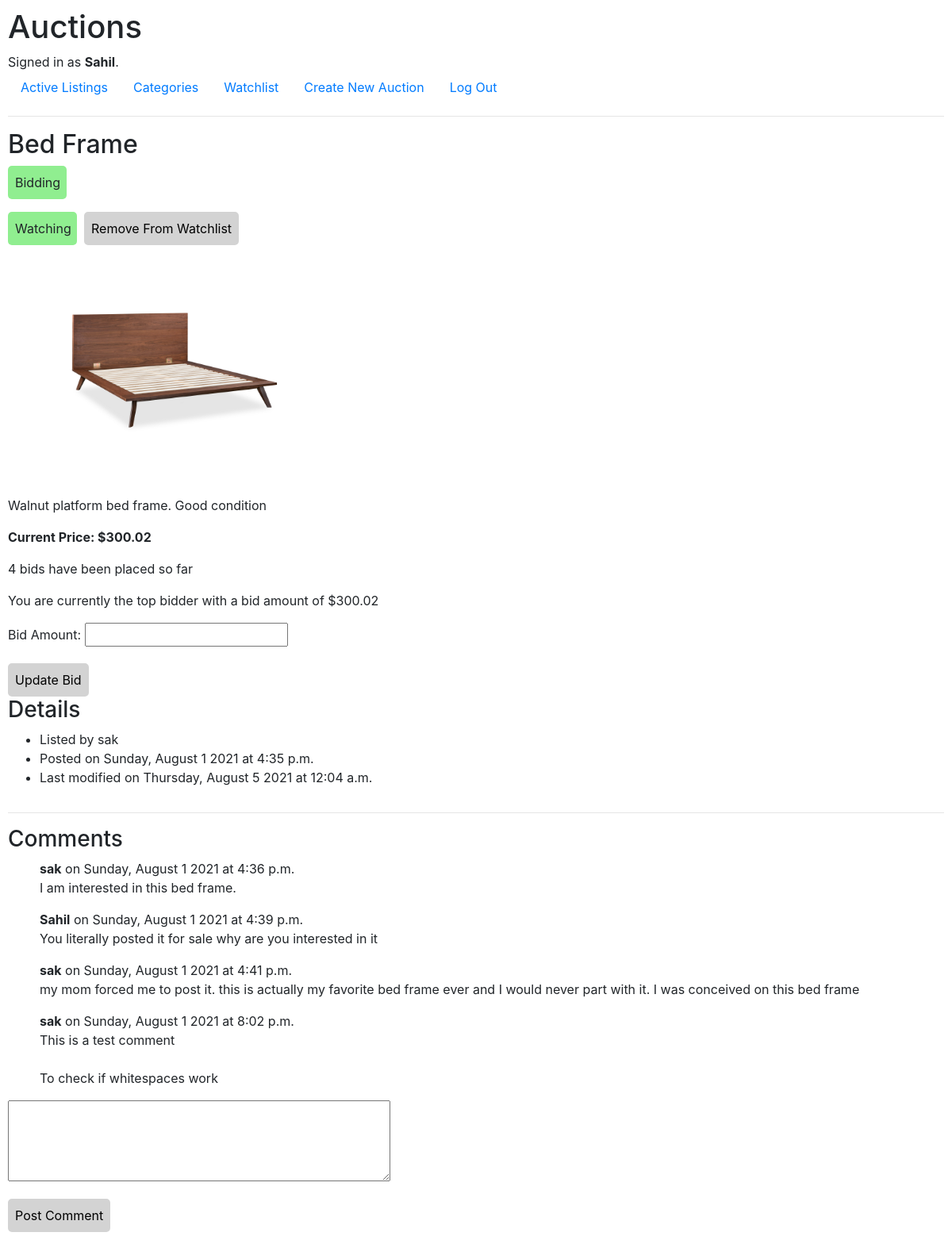
The page /auction/9 (signed in) on the database its author committed.
### auctions/models.py (models this page shows, shortened)
class User(AbstractUser):
    watching = ManyToManyField(
        'AuctionItem',
        blank=True,
        related_name='watched_by'
    )

class AuctionItem(models.Model):
    title = models.CharField(max_length=64)
    description = models.TextField()
    current_price = models.DecimalField(max_digits=8, decimal_places=2)
    item_image = models.ImageField(
        upload_to=get_image_path,
        default='default.png'
    )
    category = models.ForeignKey(
        Category,
        on_delete=models.SET_NULL,
        blank=True,
        null=True,
        related_name='auction_items'
    )
    creator = models.ForeignKey(
        User,
        on_delete=models.CASCADE,
        related_name='auctions_created'
    )
    is_active = models.BooleanField(default=True)
    winner = models.ForeignKey(
        User,
        on_delete=models.SET_NULL,
        blank=True,
        null=True,
        related_name='auctions_won'
    )
    creation_date = models.DateTimeField(auto_now_add=True)
    closing_date = models.DateTimeField(blank=True, null=True)
    last_modified = models.DateTimeField(auto_now=True)
    def get_highest_bid(self):
        return self.bids.latest('creation_date')

class Bid(models.Model):
    creator = models.ForeignKey(
        User,
        on_delete=models.CASCADE,
        related_name='bids'
    )
    auction_item = models.ForeignKey(
        AuctionItem,
        on_delete=models.CASCADE,
        related_name='bids'
    )
    price = models.DecimalField(max_digits=8, decimal_places=2)
    creation_date = models.DateTimeField(auto_now_add=True)

class Comment(models.Model):
    text = models.TextField()
    creator = models.ForeignKey(
        User,
        on_delete=models.CASCADE,
        related_name='comments'
    )
    parent_auction = models.ForeignKey(
        AuctionItem,
        on_delete=models.CASCADE,
        related_name='comments'
    )
    parent_comment = models.ForeignKey(
        'self',
        null=True,
        on_delete=models.CASCADE,
        related_name='children'
    )
    creation_date = models.DateTimeField(auto_now_add=True)

### auctions/views.py (the view)
# urls.py: path("auction/<int:id>", views.auction_view, name="auction_view"),
def auction_view(request, id):
    if request.method == 'POST':
        auction_item = AuctionItem.objects.get(pk=id)
        bid_form = BidForm(request.POST, old_price=auction_item.current_price)
        if bid_form.is_valid():
            bid = bid_form.save(commit=False)
            bid.creator = request.user
            bid.auction_item = auction_item
            bid.save()
            new_price = bid.price
            updated_rows = AuctionItem.objects.filter(
                id=id).update(current_price=new_price)
            return render(request, "auctions/auction_view.html", {
                'auction_item': AuctionItem.objects.get(pk=id),
                'bid_form': bid_form,
                'total_bids': AuctionItem.objects.get(pk=id).bids.count(),
                'success_message': "Bid created successfully.",
                'comment_form': CommentForm()
            })
        else:
            return render(request, "auctions/auction_view.html", {
                'auction_item': auction_item,
                'bid_form': bid_form,
                'total_bids': AuctionItem.objects.get(pk=id).bids.count(),
                'error_message': "Error placing bid.",
                'comment_form': CommentForm()
            })
    else:
        auction_items_queryset = AuctionItem.objects.filter(pk=id)
        if auction_items_queryset.exists():
            auction_item = auction_items_queryset.first()
            return render(request, "auctions/auction_view.html", {
                'auction_item': auction_item,
                'bid_form': BidForm(),
                'total_bids': auction_item.bids.count(),
                'comment_form': CommentForm()
            })
        else:
            pass

### auctions/views.py (shortened to what this page needs)
class BidForm(ModelForm):
    def __init__(self, *args, **kwargs):
        self.old_price = kwargs.get('old_price', None)
        if self.old_price is not None:
            kwargs.pop('old_price')
        super(BidForm, self).__init__(*args, **kwargs)
    class Meta:
        model = Bid
        exclude = ['creator', 'auction_item', 'creation_date']
        labels = {
            'price': "Bid Amount"
        }
        widgets = {
            'price': widgets.Input(attrs={
                'title': "Value must be greater than current price",
                'type': 'number',
                'step': '0.01'
            })
        }

class CommentForm(ModelForm):
    class Meta:
        model = Comment
        exclude = ['creator', 'parent_auction',
                   'creation_date', 'parent_comment']
        labels = {
            'text': ""
        }
        widgets = {
            'text': Textarea(attrs={'cols': 45, 'rows': 4}),
        }

### auctions/templatetags/auctions_extras.py (called while the page is built)
@register.filter(name='latest_bid_price_for_auction')
def latest_bid_price_for_auction(obj, auction_item):
    if auction_item is not None:
        return obj.bids.filter(auction_item=auction_item).latest('creation_date').price
    else:
        return None

@register.filter(name='has_bid_on_auction')
def has_bid_on_auction_item(obj, auction_item):
    queryset = obj.bids.filter(auction_item=auction_item)
    return True if queryset else False

### auctions/templates/auctions/auction_view.html (shortened to what this page needs)
{% extends "auctions/layout.html" %}
{% load auctions_extras %}
{% block body %}
<h2>
    {{ auction_item.title }}
</h2>
{% if user != auction_item.creator %}
{% if user|has_bid_on_auction:auction_item %}
<p style="background-color: lightgreen; width: 74px; padding: 9px; border-radius: 5px; margin-left: 0px;">Bidding</p>
{% else %}
<p style="background-color: lightcoral; width: 107px; padding: 9px; border-radius: 5px; margin-left: 0px;">Not Bidding
</p>
{% endif %}
{% endif %}
<div style="display: flex; flex-direction: row;">
    {% if user in auction_item.watched_by.all %}
    <p style="background-color: lightgreen; width: 87px; padding: 9px; border-radius: 5px;">Watching</p>
    <form action="{% url 'update_watchlist' user.id auction_item.id %}" method="post">
        <input
            style="border-color: lightgrey; background-color: lightgrey; border-style: solid; padding: 7px; border-radius: 5px; margin-left: 9px;"
            type="submit" value="Remove From Watchlist">
    </form>
    {% endif %}
</div>
<img src="{{ auction_item.item_image.url }}" alt="Image Not Provided" style="padding: 12px; object-fit: contain;"
    width="400px" height="300px">
<p>{{ auction_item.description }}</p>
<p>
    <strong>
        {% if auction_item.is_active is True %}
        Current Price: ${{ auction_item.current_price }}
        {% endif %}
    </strong>
</p>
{% if auction_item.is_active is True %}
<p>{{ total_bids }} bid{{ total_bids|pluralize }} ha{{ total_bids|pluralize:"s,ve" }} been placed so far</p>
{% if user != auction_item.creator %}
{% if user|has_bid_on_auction:auction_item %}
{% if auction_item.get_highest_bid.creator == user %}
<p>You are currently the top bidder with a bid amount of ${{user|latest_bid_price_for_auction:auction_item}}</p>
{% endif %}
<form action="{% url 'auction_view' auction_item.id %}" method="post">
    {{ bid_form.as_p }}
    <input
        style="border-color: lightgrey; background-color: lightgrey; border-style: solid; padding: 7px; border-radius: 5px;"
        type="submit" value="Update Bid">
</form>
{% endif %}
{% endif %}
{% endif %}
<h3>Details</h3>
<ul>
    <li>Listed by {{ auction_item.creator.username }}</li>
    <li>Posted on {{ auction_item.creation_date|date:"l, F j Y" }} at {{ auction_item.creation_date|time }}</li>
    <li>Last modified on {{ auction_item.last_modified|date:"l, F j Y" }} at {{ auction_item.last_modified|time }}</li>
</ul>
<hr>
<h3>Comments</h3>
<ul style="list-style-type: none;">
    {% for comment in auction_item.comments.all %}
    <li>
        <strong>{{ comment.creator.username }}</strong>
        on {{ comment.creation_date|date:"l, F j Y" }} at {{ comment.creation_date|time }}
        <p>{{ comment.text|linebreaksbr }}</p>
    </li>
    {% endfor %}
</ul>
{% if auction_item.is_active is True %}
<form action="{% url 'new_comment' auction_item.id %}" method="post">
    {{ comment_form.as_p }}
    <input
        style="border-color: lightgrey; background-color: lightgrey; border-style: solid; padding: 7px; border-radius: 5px;"
        type="submit" value="Post Comment">
</form>
{% endif %}
{% endblock %}

### auctions/templates/auctions/layout.html (shortened to what this page needs)
{% load static %}
<!DOCTYPE html>
<html lang="en">
<head>
    <link rel="stylesheet" href="https://stackpath.bootstrapcdn.com/bootstrap/4.4.1/css/bootstrap.min.css"
>
    <link href="{% static 'auctions/styles.css' %}" rel="stylesheet">
</head>
<body>
    <h1>Auctions</h1>
    <div>
        {% if user.is_authenticated %}
        Signed in as <strong>{{ user.username }}</strong>.
        {% else %}
        Not signed in.
        {% endif %}
    </div>
    <ul class="nav">
        <li class="nav-item">
            <a class="nav-link" href="{% url 'index' %}">Active Listings</a>
        </li>
        <li class="nav-item">
            <a class="nav-link" href="{% url 'categories' %}">Categories</a>
        </li>
        {% if user.is_authenticated %}
        <li class="nav-item">
            <a class="nav-link" href="{% url 'watchlist_view' user.id %}">Watchlist</a>
        </li>
        <li class="nav-item">
            <a class="nav-link" href="{% url 'new_auction' %}">Create New Auction</a>
        </li>
        <li class="nav-item">
            <a class="nav-link" href="{% url 'logout' %}">Log Out</a>
        </li>
        {% endif %}
    </ul>
    <hr>
    {% block body %}
    {% endblock %}
</body>
</html>

### auctions/static/auctions/styles.css (style rules this page uses)
body { padding: 10px; }

### rows shown on the page
User: username "Sahil", id.price "300.02"
AuctionItem: title "Bed Frame", item_image (picture), description "Walnut platform bed frame. Good condition", current_price "300.02", creator.username "sak", creation_date "Sunday, August 1 2021", creation_date "4:35 p.m.", last_modified "Thursday, August 5 2021", last_modified "12:04 a.m."
Comment: creator.username "sak", creation_date "Sunday, August 1 2021", creation_date "4:36 p.m.", text "I am interested in this bed frame."
Comment: creator.username "Sahil", creation_date "Sunday, August 1 2021", creation_date "4:39 p.m.", text "You literally posted it for sale why are you interested in it"
Comment: creator.username "sak", creation_date "Sunday, August 1 2021", creation_date "4:41 p.m.", text "my mom forced me to post it. this is actually my favorite bed frame ever and I would never part with it. I was conceived on this bed frame"
Comment: creator.username "sak", creation_date "Sunday, August 1 2021", creation_date "8:02 p.m.", text "This is a test comment To check if whitespaces work"

### other values the page prints
{{ total_bids }} "4"
